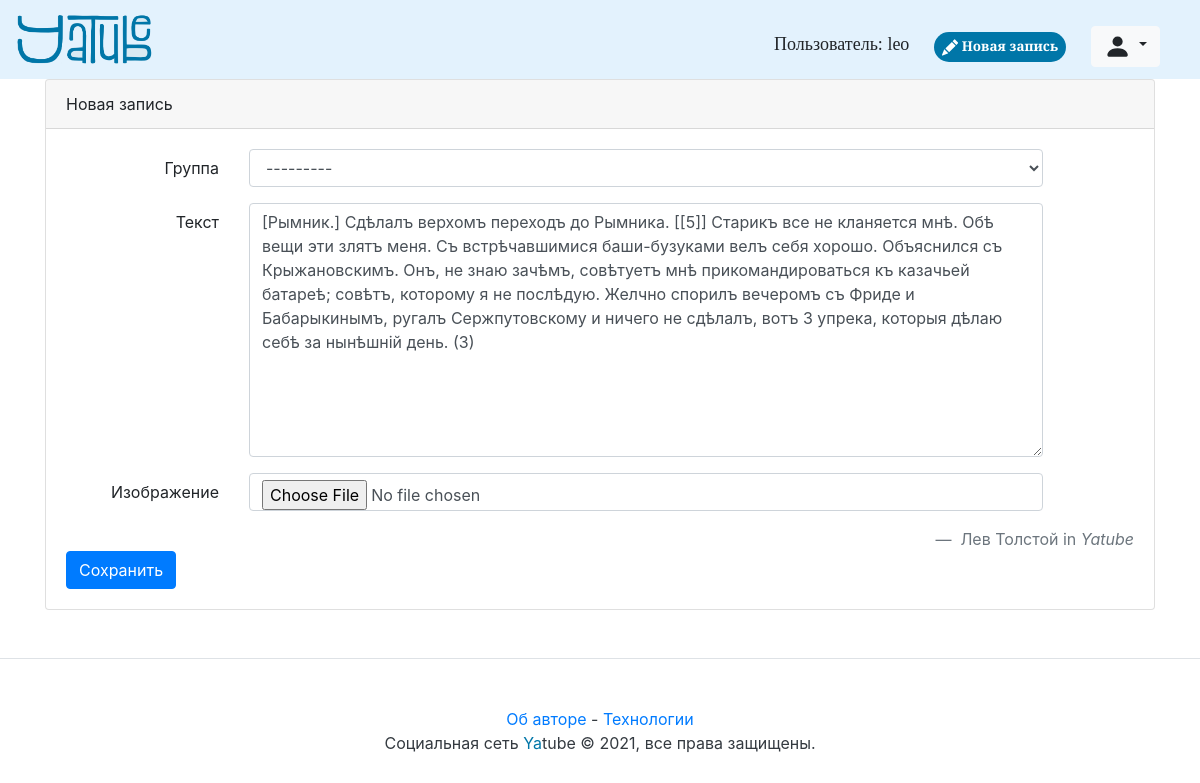
The page /leo/36/edit/ (signed in) on the database its author committed.
### posts/models.py (models this page shows)
class Post(models.Model):
    class Meta:
        ordering = ('-pub_date',)
    text = models.TextField(verbose_name='Текст')
    pub_date = models.DateTimeField(verbose_name='Дата публикации',
                                    auto_now_add=True)
    author = models.ForeignKey(User,
                               verbose_name='Автор',
                               on_delete=models.CASCADE,
                               related_name='posts')
    group = models.ForeignKey(Group,
                              verbose_name='Группа',
                              on_delete=models.SET_NULL,
                              related_name='posts',
                              blank=True, null=True)
    image = models.ImageField(verbose_name='Изображение',
                              upload_to='posts/',
                              blank=True,
                              null=True)

### posts/views.py (the view)
    def post_check(request, username, post_id):
        try:
            return fn(request, username, post_id)
        except Post.DoesNotExist:
            return redirect('profile', username)

### posts/forms.py
class PostForm(ModelForm):
    class Meta:
        model = Post
        fields = ['group', 'text', 'image']

### posts/models.py (called while the page is built)
    def __str__(self):
        return str(self.title)

### posts/views.py (called while the page is built)
def post_exist(fn):
    def post_check(request, username, post_id):
        try:
            return fn(request, username, post_id)
        except Post.DoesNotExist:
            return redirect('profile', username)
    return post_check

@post_exist
def post_edit(request, username, post_id):
    post = Post.objects.get(id=post_id, author__username=username)
    if request.user.username != username:
        return redirect('post', post.author, post_id)
    form = PostForm(request.POST or None,
                    files=request.FILES or None,
                    instance=post)
    if request.method == 'POST':
        if form.is_valid():
            form.save()
            return redirect('post', username=request.user.username,
                                    post_id=post_id)
    return render(request, 'new_post.html', {'post': post,
                                             'form': form})

### users/processors.py (called while the page is built)
def year(request):
    year = dt.datetime.today()
    return {
        'year': year.year,
    }

### users/templatetags/user_filters.py (called while the page is built)
@register.filter
def addclass(field, css):
        return field.as_widget(attrs={"class": css})

### templates/new_post.html (shortened to what this page needs)
{% extends "base.html" %}
{% block content %}
{% load user_filters %}
<div class="card">
    <div class="card-header">
      Новая запись
    </div>
    {% if post.id %}
        <form method="post"
              action="{% url 'post_edit' request.user.username post.id %}"
              enctype="multipart/form-data">
    {% else %}
        <form method="post" action="{% url 'new' %}" enctype="multipart/form-data">
    {% endif %}
        <div class="card-body">
                {% for field in form %}
                <div class="form-group row">
                    <label for="{{ field.id_for_label }}"
                        class="col-md-2 col-form-label text-md-right">
                        {{ field.label }}
                    </label>
                    <div class="col-md-9">
                        {{ field | addclass:"form-control" }}
                    </div>
                </div>
                {% endfor %}
        <blockquote class="blockquote mb-0">
            <footer class="blockquote-footer" Align=right>
                {{ user.get_full_name }} in
                <cite title="Yatube">Yatube</cite>
            </footer>
        </blockquote>
            <button type="submit" class="btn btn-primary">
                {% if post.id %}
                    Сохранить
                {% else %}
                    Добавить
                {% endif %}
            </button>
        </div>
    </form>
</div>
{% endblock %}

### templates/nav.html (shortened to what this page needs)
{% load static %}
<nav class="navbar navbar-light" style="background-color: #e3f2fd;">
    <a class="navbar-brand" href="/">
        <img alt="Brand" class="img-responsive" width="140" src="{% static 'logo3.png' %}">
    </a>
    <nav class="my-2 my-md-0 mr-md-4">
        {% if user.is_authenticated %}
        Пользователь: {{ user.username }}
        <span>
            <a class="badge badge-pill badge-dark"
            style="margin-top: 20px; margin-right: 20px; margin-left: 20px;"
            href="{% url 'new' %} ">
               Новая запись</a>
        </span>
        <div class="btn-group">
            <button type="button" class="btn btn-light dropdown-toggle" data-toggle="dropdown"
            aria-haspopup="true" aria-expanded="false">
            <svg width="1.7em" height="1.7em" viewBox="0 0 16 16" class="bi bi-person-fill" fill="currentColor" xmlns="http://www.w3.org/2000/svg">
                <path fill-rule="evenodd" d="M3 14s-1 0-1-1 1-4 6-4 6 3 6 4-1 1-1 1H3zm5-6a3 3 0 1 0 0-6 3 3 0 0 0 0 6z"/>
              </svg>
            </button>
          </div>
        {% else %}
        <a class="p-2 text-dark" href="{% url 'login' %}">Войти</a> |
        <a class="p-2 text-dark" href="{% url 'signup' %}">Регистрация</a>
        {% endif %}
    </nav>
</nav>

### templates/nav.html (style rules this page uses)
nav { font-family: 'Playfair Display SC', serif; font-size: 18px }

### rows shown on the page
Post: group "---------" "[Рымник.] Сдѣлалъ верхомъ переходъ до Рымника. [[5]] Старикъ все не кланяется мнѣ. Обѣ вещи эти злятъ меня. Съ встрѣчавшимися баши-бузуками велъ себя хорошо. Объяснился съ Крыжановскимъ. Онъ, не знаю зачѣмъ, совѣтуетъ мнѣ прикомандироваться къ казачьей батареѣ; совѣтъ, которому я не послѣдую. Желчно спорилъ вечеромъ съ Фриде и Бабарыкинымъ, ругалъ Сержпутовскому и ничего не сдѣлалъ, вотъ 3 упрека, которыя дѣлаю себѣ за нынѣшній день. (3)"

### other values the page prints
{{ user.username }} "leo"
{{ field.label }} "Группа" "Текст" "Изображение"
{{ user.get_full_name }} "Лев Толстой"
{{ year }} "2021"
